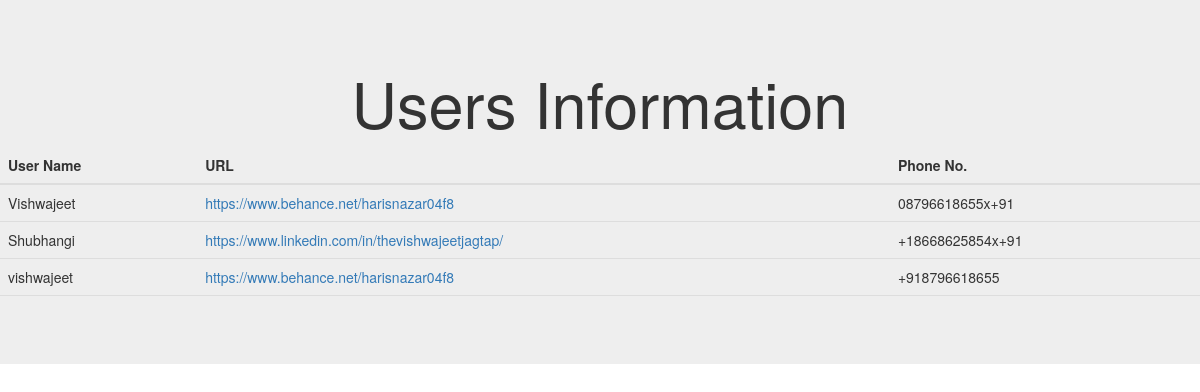
The page /userapp/userlist/ on the database its author committed.
### userapp/models.py (models this page shows, shortened)
class UserInfo(models.Model):
    name=models.CharField(max_length=15)
    url=models.URLField(max_length=400)
    phone=PhoneField(null=False,blank=False,unique=True)

### userapp/views.py (the view)
# urls.py: path('userlist/',views.UserListView.as_view(),name='userlist'),
class UserListView(View):
    def get(self,request):
        users = UserInfo.objects.all()
        return render(request,'userlist.html',{"users":users})

### userapp/templates/userlist.html (shortened to what this page needs)
<!DOCTYPE html>
{%load static%}
<html lang="en" dir="ltr">
<head>
<link rel="stylesheet" href="https://maxcdn.bootstrapcdn.com/bootstrap/3.3.7/css/bootstrap.min.css">
<link rel="stylesheet" href="{% static "css/base.css"%}">
</head>
<body>
  <div class="jumbotron my-auto">
    <center><h1>Users Information</h1></center>
    {% if users %}
    <table class="table">
    <thead>
    <th>User Name</th>
    <th>URL</th>
    <th>Phone No.</th>
    </thead>
    {% for user in users%}
    <tr>
    <td>{{user.name}}</td>
    <td><a href="{{user.url}}">{{user.url}}</a></td>
    <td>{{user.phone}}</td>
    </tr>
    {% endfor %}
    </table>
    {% else %}
    <p>No Users Found</p>
    {%endif%}
</div>
</body>
</html>

### userapp/static/css/base.css (style rules this page uses)
th, td { padding: 8px; text-align: left; border-bottom: 1px solid #ddd; }

### rows shown on the page
UserInfo: name "Vishwajeet", url "https://www.behance.net/harisnazar04f8", phone "08796618655x+91"
UserInfo: name "Shubhangi", url "https://www.linkedin.com/in/thevishwajeetjagtap/", phone "+18668625854x+91"
UserInfo: name "vishwajeet", url "https://www.behance.net/harisnazar04f8", phone "+918796618655"
